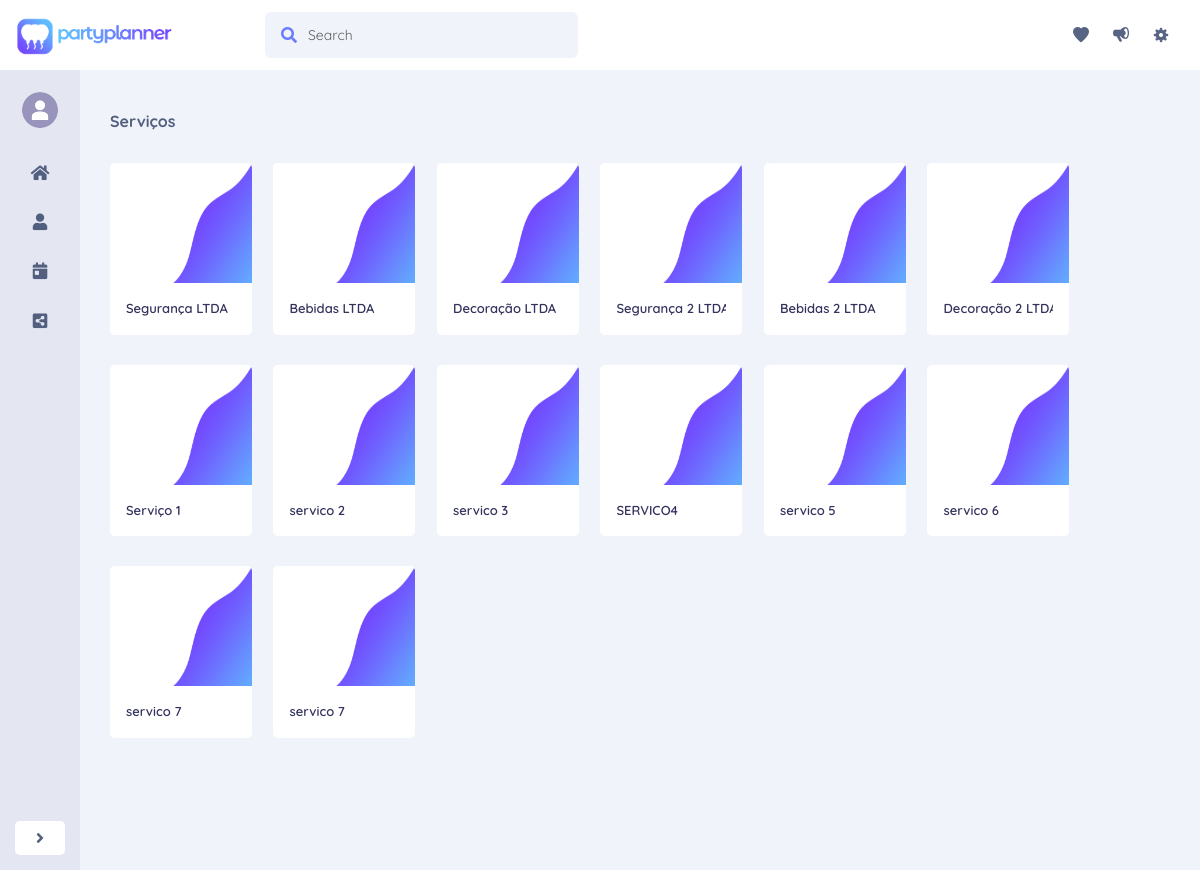
Screenshot of /view/lista_servico.php (signed in) with the database file from the repository.
### tables this page shows
CREATE TABLE `usuario` (
  `id` bigint(20) NOT NULL,
  `nome` varchar(100) NOT NULL,
  `email` varchar(200) NOT NULL,
  `senha` varchar(20) NOT NULL,
  `tipo` char(1) NOT NULL,
  `cnpj` char(14) DEFAULT NULL,
  `telefone` bigint(20) DEFAULT NULL,
  `idCategoria` int(11) DEFAULT NULL
);

### autoload.php (called while the page is built, shortened)
<?php
function autoload($classe)
{
    $classe = lcfirst($classe);
    $classe2 = lcfirst(substr($classe, 0,8));
    $classe3 = lcfirst(substr($classe, 8));
    $classe4 = lcfirst(substr($classe, 0,6));
    $classe5 = lcfirst(substr($classe, 6));
    $classe6 = lcfirst(substr($classe, 8,6));
    $classe7 = lcfirst(substr($classe, 14));
}

### modelo/database.class.php (called while the page is built, shortened)
<?php
include_once '../autoload.php';
class Database{
    protected static $conn;
    private function __construct()
    {
        try
        {
            self::$conn = new PDO("mysql:host=". Config::HOST_NAME."; dbname=".Config::DATABASE_NAME, Config::DATABASE_USER_NAME, Config::DATABASE_PASSWORD);
            self::$conn->setAttribute(PDO::ATTR_ERRMODE, PDO::ERRMODE_EXCEPTION);
            self::$conn->exec('SET NAMES utf8');
        }
        catch (PDOException $e)
        {
            $email = new Email();
            die("Connection Error: " . $e->getMessage());
        }
    }
    public static function conectar()
    {
        return self::$conn;
    }
}

### controle/controle.servico.class.php (called while the page is built, shortened)
<?php
class ControleServico extends ControleBase {
    private $servico;
    public function __construct() {
        $this->servico = new Servico();
    }
    public function controleAcao($acao,$param=null,$param2=null){
        switch ($acao) {
            default:
                return parent::controleAcao($acao,$param,$param2);
                break;
        }
    }
    protected function listarTodos($param=null, $param2){
        return $this->servico->listarTodos($param, $param2);
    }
}

### modelo/servico.class.php (called while the page is built, shortened)
<?php
class Servico implements IBaseModelo{
    private $id;
    private $nome;
    private $conn;
    public function getId() {
        return $this->id;
    }
    public function getNome() {
        return $this->nome;
    }
    public function __construct() {
        $this->conn = Database::conectar();
    }
    public function listarTodos($nome=null, $idCategoria){
        try{
            if(!is_null($nome)){
                if (!is_null($idCategoria)) {
                    $query="SELECT id, nome, email, telefone, senha, cnpj, idCategoria FROM usuario WHERE nome LIKE :nome AND idCategoria=:idCategoria AND tipo='S'";
                }else {
                    $query="SELECT id, nome, email, telefone, senha, cnpj, idCategoria FROM usuario WHERE nome LIKE :nome AND tipo='S'";
                }
            }else{
                if (!is_null($idCategoria)) {
                    $query="SELECT id, nome, email, telefone, senha, cnpj, idCategoria FROM usuario WHERE idCategoria=:idCategoria AND tipo='S'";
                }else {
                    $query="SELECT id, nome, email, telefone, senha, cnpj, idCategoria FROM usuario WHERE tipo='S'";
                }
            }
            $this->stmt= $this->conn->prepare($query);
            if($this->stmt->execute()){
                $servicos = $this->stmt->fetchAll(PDO::FETCH_CLASS,"Servico");
            }
            return $servicos;
        } catch(PDOException $e) {
            echo "<div class='alert alert-danger'>".$e->getMessage()."</div>";
            return null;
        }
    }
}

### controle/controle.base.class.php (called while the page is built, shortened)
<?php
abstract class ControleBase {
    public function controleAcao($acao,$param=null, $param2=null) {
        switch ($acao) {
             case "listarTodos":
                return $this->listarTodos($param, $param2);
                break;
        }
    }
}
?>

### view/lista_servico.php (the view, shortened to what this page needs)
<?php
	include_once '../autoload.php';
	$servicoControle = new ControleServico();
	$servicos = array();
	if(isset($_GET['procure'])){
		$servicos = $servicoControle->controleAcao("listarTodos", $_GET['procure']);
	}else{
		$servicos = $servicoControle->controleAcao("listarTodos");
	}
?>
<!DOCTYPE html>
<html>
<head>
<link rel="stylesheet" href="https://stackpath.bootstrapcdn.com/bootstrap/4.1.0/css/bootstrap.min.css">
    <link rel="stylesheet" href="https://use.fontawesome.com/releases/v5.8.1/css/all.css">
    <link rel="stylesheet" href="css/main.css">
	<link href="vendor/nucleo/css/nucleo.css" rel="stylesheet">
	<link href="vendor/@fortawesome/fontawesome-free/css/all.min.css" rel="stylesheet">
	<link type="text/css" href="css/argon.css?v=1.0.0" rel="stylesheet">
</head>
<body>
    <?php include_once('include/navbar.php'); ?>
    <div class="wrapper">
    	<?php include_once('include/sidebar.php'); ?>
    	<div id="page">
		<div class="filtros">Serviços</div>
	<?php
		if(!empty($servicos)){
			foreach ($servicos as $serv) {
				echo "<a style='cursor: default;' href='perfil_servico.php?servico=".$serv->getId()."'><div class='content co-15 photo'>
				<div class='card' data-id=".$serv->getId().">
				  <img class='card-img-top' src='img/brand/background.png' alt='Card image cap'>
				  <div class='card-body'>
				    <h5 class='card-title'>".$serv->getNome()."</h5>
				  </div>
				</div>
			</div></a>
				";
			}
		}
		?>

### view/css/main.css (style rules this page uses)
.wrapper { display: flex; align-items: stretch; width: 100%; margin-left: auto; margin-right: auto; display: flex; align-items: stretch; }
html { height: 100%; }
body { font-family: 'Quicksand' !important; background-color: #f1f3fa !important; height: 100%; }
a, a:hover, a:focus { color: inherit; text-decoration: none; transition: all 0.1s; }
#page { width: 100%; margin: 30px 0px 0px 30px; text-align: left; }
#page .content { display: inline-block; }
.content { background: #fff; border-radius: 0.3rem; margin-right: 2%; margin-bottom: 30px; float: left; box-sizing: border-box; padding: 10px 30px; line-height: 30px; }
.co-15 { width: 13%; }
.photo { padding: 0px !important; }
.filtros { margin: 0px 0px 20px 0px; font-weight: bold; line-height: 43px; }
.content .card .card-img-top { height: 15vh; }
.card-title { white-space: nowrap; overflow: hidden; }

### rows the page displays
usuario: nome "Segurança LTDA"
usuario: nome "Bebidas LTDA"
usuario: nome "Decoração LTDA"
usuario: nome "Segurança 2…"
usuario: nome "Bebidas 2 LTDA"
usuario: nome "Decoração 2…"
usuario: nome "Serviço 1"
usuario: nome "servico 2"
usuario: nome "servico 3"
usuario: nome "SERVICO4"
usuario: nome "servico 5"
usuario: nome "servico 6"
usuario: nome "servico 7"
usuario: nome "servico 7"
